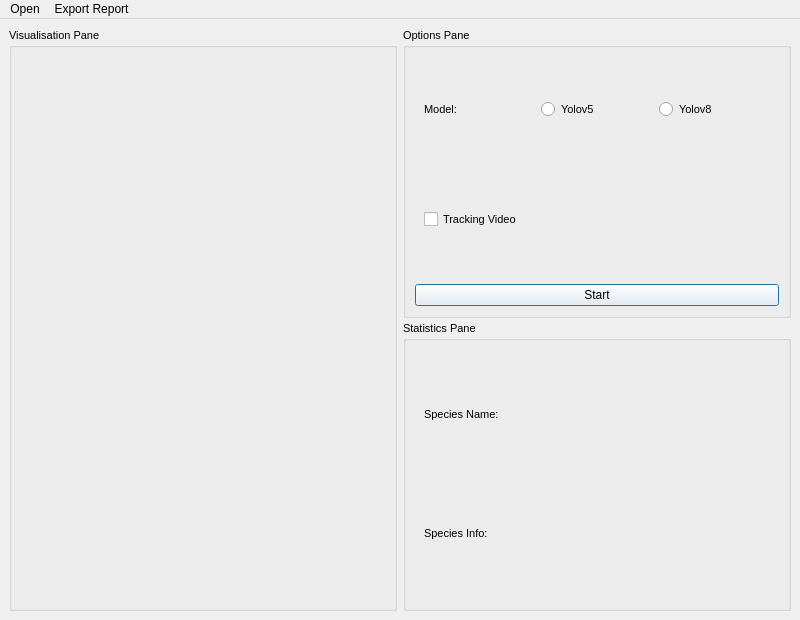
<?xml version="1.0" encoding="UTF-8"?>
<ui version="4.0">
 <class>MainWindow</class>
 <widget class="QMainWindow" name="MainWindow">
  <property name="geometry">
   <rect>
    <x>0</x>
    <y>0</y>
    <width>800</width>
    <height>620</height>
   </rect>
  </property>
  <property name="minimumSize">
   <size>
    <width>800</width>
    <height>620</height>
   </size>
  </property>
  <property name="windowTitle">
   <string>MainWindow</string>
  </property>
  <property name="toolButtonStyle">
   <enum>Qt::ToolButtonIconOnly</enum>
  </property>
  <widget class="QWidget" name="MainPane">
   <layout class="QHBoxLayout" name="horizontalLayout">
    <item>
     <widget class="QGroupBox" name="ImageGroup">
      <property name="font">
       <font>
        <pointsize>8</pointsize>
       </font>
      </property>
      <property name="title">
       <string>Visualisation Pane</string>
      </property>
      <widget class="QFrame" name="image_frame">
       <property name="geometry">
        <rect>
         <x>0</x>
         <y>10</y>
         <width>391</width>
         <height>571</height>
        </rect>
       </property>
       <property name="font">
        <font>
         <pointsize>8</pointsize>
        </font>
       </property>
       <property name="frameShape">
        <enum>QFrame::NoFrame</enum>
       </property>
       <property name="frameShadow">
        <enum>QFrame::Plain</enum>
       </property>
       <widget class="QLabel" name="image_label">
        <property name="geometry">
         <rect>
          <x>10</x>
          <y>40</y>
          <width>371</width>
          <height>461</height>
         </rect>
        </property>
        <property name="font">
         <font>
          <pointsize>10</pointsize>
         </font>
        </property>
        <property name="text">
         <string/>
        </property>
        <property name="scaledContents">
         <bool>true</bool>
        </property>
       </widget>
      </widget>
     </widget>
    </item>
    <item>
     <widget class="QFrame" name="frame">
      <property name="frameShape">
       <enum>QFrame::NoFrame</enum>
      </property>
      <property name="frameShadow">
       <enum>QFrame::Plain</enum>
      </property>
      <property name="lineWidth">
       <number>0</number>
      </property>
      <layout class="QGridLayout" name="gridLayout">
       <property name="leftMargin">
        <number>0</number>
       </property>
       <property name="topMargin">
        <number>0</number>
       </property>
       <property name="rightMargin">
        <number>0</number>
       </property>
       <property name="bottomMargin">
        <number>0</number>
       </property>
       <property name="horizontalSpacing">
        <number>0</number>
       </property>
       <property name="verticalSpacing">
        <number>3</number>
       </property>
       <item row="1" column="0">
        <widget class="QGroupBox" name="StatsGroup">
         <property name="font">
          <font>
           <pointsize>8</pointsize>
          </font>
         </property>
         <property name="title">
          <string>Statistics Pane</string>
         </property>
         <layout class="QVBoxLayout" name="verticalLayout_4">
          <item>
           <widget class="QFrame" name="stats_frame">
            <property name="font">
             <font>
              <pointsize>8</pointsize>
             </font>
            </property>
            <property name="frameShape">
             <enum>QFrame::NoFrame</enum>
            </property>
            <property name="frameShadow">
             <enum>QFrame::Plain</enum>
            </property>
            <property name="lineWidth">
             <number>0</number>
            </property>
            <layout class="QGridLayout" name="gridLayout_2">
             <item row="0" column="0">
              <widget class="QLabel" name="SpeciesNameLabel">
               <property name="font">
                <font>
                 <pointsize>8</pointsize>
                </font>
               </property>
               <property name="lineWidth">
                <number>0</number>
               </property>
               <property name="text">
                <string>Species Name: </string>
               </property>
              </widget>
             </item>
             <item row="1" column="0">
              <widget class="QLabel" name="SpeciesInfoLabel">
               <property name="lineWidth">
                <number>0</number>
               </property>
               <property name="text">
                <string>Species Info: </string>
               </property>
              </widget>
             </item>
            </layout>
           </widget>
          </item>
         </layout>
        </widget>
       </item>
       <item row="0" column="0">
        <widget class="QGroupBox" name="OptionsGroup">
         <property name="font">
          <font>
           <pointsize>8</pointsize>
          </font>
         </property>
         <property name="title">
          <string>Options Pane</string>
         </property>
         <property name="flat">
          <bool>false</bool>
         </property>
         <layout class="QVBoxLayout" name="verticalLayout_3">
          <item>
           <widget class="QFrame" name="options_frame">
            <property name="font">
             <font>
              <pointsize>10</pointsize>
             </font>
            </property>
            <property name="frameShape">
             <enum>QFrame::NoFrame</enum>
            </property>
            <property name="frameShadow">
             <enum>QFrame::Plain</enum>
            </property>
            <property name="lineWidth">
             <number>0</number>
            </property>
            <layout class="QHBoxLayout" name="horizontalLayout_2">
             <item>
              <widget class="QLabel" name="ModelLabel">
               <property name="font">
                <font>
                 <pointsize>8</pointsize>
                </font>
               </property>
               <property name="locale">
                <locale language="English" country="UnitedKingdom"/>
               </property>
               <property name="text">
                <string>&lt;html&gt;&lt;head/&gt;&lt;body&gt;&lt;p&gt;Model:&lt;/p&gt;&lt;/body&gt;&lt;/html&gt;</string>
               </property>
               <property name="textFormat">
                <enum>Qt::AutoText</enum>
               </property>
              </widget>
             </item>
             <item>
              <widget class="QRadioButton" name="Yolov5Button">
               <property name="font">
                <font>
                 <pointsize>8</pointsize>
                </font>
               </property>
               <property name="text">
                <string>Yolov5</string>
               </property>
               <attribute name="buttonGroup">
                <string notr="true">ModelButtonGroup</string>
               </attribute>
              </widget>
             </item>
             <item>
              <widget class="QRadioButton" name="Yolov8Button">
               <property name="font">
                <font>
                 <pointsize>8</pointsize>
                </font>
               </property>
               <property name="text">
                <string>Yolov8</string>
               </property>
               <attribute name="buttonGroup">
                <string notr="true">ModelButtonGroup</string>
               </attribute>
              </widget>
             </item>
            </layout>
           </widget>
          </item>
          <item>
           <widget class="QFrame" name="frame_2">
            <property name="frameShape">
             <enum>QFrame::NoFrame</enum>
            </property>
            <property name="frameShadow">
             <enum>QFrame::Plain</enum>
            </property>
            <property name="lineWidth">
             <number>0</number>
            </property>
            <layout class="QVBoxLayout" name="verticalLayout">
             <property name="topMargin">
              <number>0</number>
             </property>
             <item>
              <widget class="QCheckBox" name="TrackingVideo">
               <property name="font">
                <font>
                 <pointsize>8</pointsize>
                </font>
               </property>
               <property name="text">
                <string>Tracking Video</string>
               </property>
              </widget>
             </item>
            </layout>
           </widget>
          </item>
          <item>
           <widget class="QPushButton" name="Start">
            <property name="palette">
             <palette>
              <active>
               <colorrole role="Button">
                <brush brushstyle="SolidPattern">
                 <color alpha="255">
                  <red>249</red>
                  <green>249</green>
                  <blue>249</blue>
                 </color>
                </brush>
               </colorrole>
              </active>
              <inactive>
               <colorrole role="Button">
                <brush brushstyle="SolidPattern">
                 <color alpha="255">
                  <red>249</red>
                  <green>249</green>
                  <blue>249</blue>
                 </color>
                </brush>
               </colorrole>
              </inactive>
              <disabled>
               <colorrole role="Button">
                <brush brushstyle="SolidPattern">
                 <color alpha="255">
                  <red>249</red>
                  <green>249</green>
                  <blue>249</blue>
                 </color>
                </brush>
               </colorrole>
              </disabled>
             </palette>
            </property>
            <property name="font">
             <font>
              <pointsize>9</pointsize>
             </font>
            </property>
            <property name="text">
             <string>Start</string>
            </property>
            <property name="iconSize">
             <size>
              <width>10</width>
              <height>24</height>
             </size>
            </property>
            <property name="default">
             <bool>true</bool>
            </property>
            <property name="flat">
             <bool>false</bool>
            </property>
           </widget>
          </item>
         </layout>
        </widget>
       </item>
      </layout>
     </widget>
    </item>
   </layout>
  </widget>
  <widget class="QMenuBar" name="menuBar">
   <property name="geometry">
    <rect>
     <x>0</x>
     <y>0</y>
     <width>800</width>
     <height>22</height>
    </rect>
   </property>
   <property name="locale">
    <locale language="English" country="UnitedKingdom"/>
   </property>
   <widget class="QMenu" name="Open">
    <property name="font">
     <font>
      <pointsize>10</pointsize>
     </font>
    </property>
    <property name="title">
     <string>Open</string>
    </property>
    <addaction name="OpenFile"/>
   </widget>
   <widget class="QMenu" name="ExportReport">
    <property name="font">
     <font>
      <pointsize>10</pointsize>
     </font>
    </property>
    <property name="title">
     <string>Export Report</string>
    </property>
   </widget>
   <addaction name="Open"/>
   <addaction name="ExportReport"/>
  </widget>
  <action name="OpenFile">
   <property name="text">
    <string>Open File</string>
   </property>
   <property name="font">
    <font>
     <pointsize>8</pointsize>
    </font>
   </property>
  </action>
 </widget>
 <resources/>
 <connections/>
 <buttongroups>
  <buttongroup name="ModelButtonGroup"/>
 </buttongroups>
</ui>
